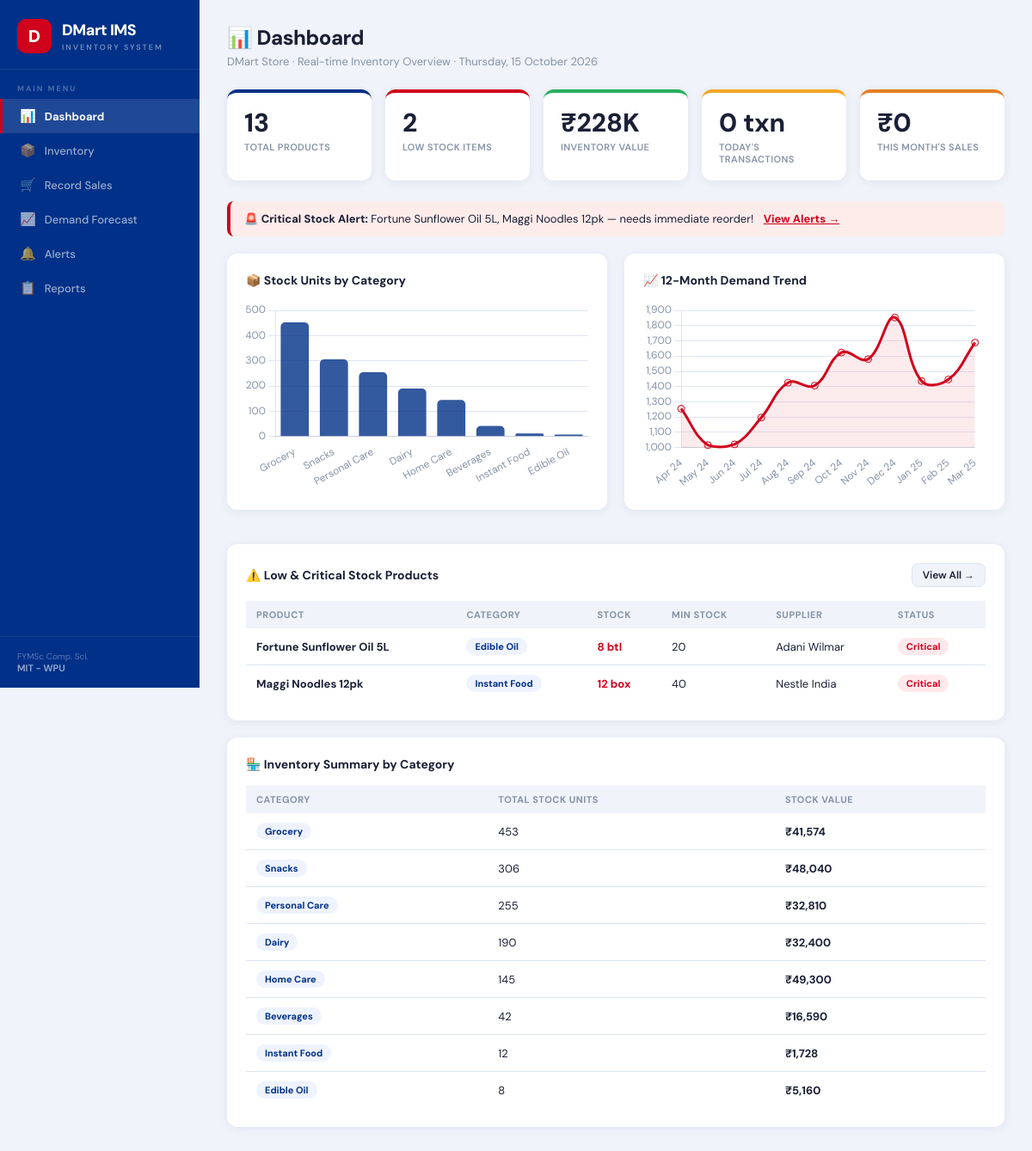
The page / on the database its author committed.
### models.py (models this page shows)
class Product(db.Model):
    __tablename__ = "products"
    id = db.Column(db.Integer, primary_key=True)
    name = db.Column(db.String(150), nullable=False)
    category = db.Column(db.String(50), nullable=False)
    price = db.Column(db.Numeric(10, 2), nullable=False)
    stock_quantity = db.Column(db.Integer, nullable=False, default=0)
    min_stock_level = db.Column(db.Integer, nullable=False, default=10)
    lead_time_days = db.Column(db.Integer, nullable=False, default=3)
    unit = db.Column(db.String(20), default="pkt")
    supplier_name = db.Column(db.String(200), nullable=True)
    created_at = db.Column(db.DateTime, default=datetime.now)
    sales = db.relationship("Sale", back_populates="product", lazy="dynamic")
    sales_histories = db.relationship("SalesHistory", back_populates="product", lazy="dynamic")
    @property
    def stock_status(self):
        if self.stock_quantity <= self.min_stock_level * 0.4:
            return "Critical"
        elif self.stock_quantity <= self.min_stock_level:
            return "Low"
        return "OK"
    @property
    def stock_value(self):
        return float(self.price) * self.stock_quantity

### routes/home.py (the view)
@home_bp.route("/")
def index():
    products = Product.query.all()
    today = date.today()
    month_start = today.replace(day=1)
    today_sales = (
        Sale.query
        .join(Sale.product)
        .filter(db.func.date(Sale.sale_date) == today)
        .all()
    )
    month_sales = (
        Sale.query
        .join(Sale.product)
        .filter(Sale.sale_date >= month_start)
        .all()
    )
    cat_map = defaultdict(lambda: {"total_stock": 0, "total_value": 0.0})
    for p in products:
        cat_map[p.category]["total_stock"] += p.stock_quantity
        cat_map[p.category]["total_value"] += p.stock_value
    category_stocks = sorted(
        [{"category": k, **v} for k, v in cat_map.items()],
        key=lambda x: -x["total_stock"],
    )
    first = products[0] if products else None
    top_history = []
    if first:
        top_history = (
            SalesHistory.query
            .filter_by(product_id=first.id)
            .order_by(SalesHistory.year, SalesHistory.month)
            .all()
        )
    low_stock = [p for p in products if p.stock_status != "OK"]
    critical = [p for p in products if p.stock_status == "Critical"]
    vm = {
        "total_products": len(products),
        "low_stock_count": len(low_stock),
        "critical_stock_count": len(critical),
        "total_inventory_value": sum(p.stock_value for p in products),
        "today_sales_value": sum(s.total_amount for s in today_sales),
        "today_transactions": len(today_sales),
        "month_sales_value": sum(s.total_amount for s in month_sales),
        "low_stock_products": low_stock,
        "category_stocks": category_stocks,
        "top_product_history": top_history,
        "now": datetime.now(),
    }
    return render_template("home/index.html", **vm)

### models.py (called while the page is built)
    @property
    def month_label(self):
        return datetime(self.year, self.month, 1).strftime("%b %y")

### templates/home/index.html
{% extends "shared/layout.html" %}
{% set title = "Dashboard" %}
{% set active_page = "home" %}
{% block content %}
<h1 class="page-title">📊 Dashboard</h1>
<p class="page-sub">DMart Store · Real-time Inventory Overview · {{ now.strftime('%A, %d %B %Y') }}</p>
<div class="kpi-row">
    <div class="kpi-card blue">
        <div class="kpi-value">{{ total_products }}</div>
        <div class="kpi-label">Total Products</div>
    </div>
    <div class="kpi-card red">
        <div class="kpi-value">{{ low_stock_count }}</div>
        <div class="kpi-label">Low Stock Items</div>
    </div>
    <div class="kpi-card green">
        <div class="kpi-value">₹{{ "%.0f"|format(total_inventory_value / 1000) }}K</div>
        <div class="kpi-label">Inventory Value</div>
    </div>
    <div class="kpi-card gold">
        <div class="kpi-value">{{ today_transactions }} txn</div>
        <div class="kpi-label">Today's Transactions</div>
    </div>
    <div class="kpi-card orange">
        <div class="kpi-value">₹{{ "{:,.0f}".format(month_sales_value) }}</div>
        <div class="kpi-label">This Month's Sales</div>
    </div>
</div>
{% if critical_stock_count > 0 %}
<div class="alert-banner alert-danger" style="margin-bottom:20px">
    🚨 <strong>Critical Stock Alert:</strong>
    {{ low_stock_products | selectattr('stock_status', 'eq', 'Critical') | map(attribute='name') | join(', ') }}
    — needs immediate reorder!
    <a href="{{ url_for('alerts.index') }}" style="color:var(--red);font-weight:700;margin-left:8px">View Alerts →</a>
</div>
{% endif %}
<div class="grid-2">
    <div class="card">
        <p class="card-title">📦 Stock Units by Category</p>
        <div class="chart-container">
            <canvas id="catChart"></canvas>
        </div>
    </div>
    <div class="card">
        <p class="card-title">📈 12-Month Demand Trend</p>
        <div class="chart-container">
            <canvas id="trendChart"></canvas>
        </div>
    </div>
</div>
<div class="card">
    <div style="display:flex;align-items:center;justify-content:space-between;margin-bottom:16px">
        <p class="card-title" style="margin-bottom:0">⚠️ Low & Critical Stock Products</p>
        <a href="{{ url_for('inventory.index') }}" class="btn btn-ghost btn-sm">View All →</a>
    </div>
    {% if not low_stock_products %}
        <div class="alert-banner alert-success">✅ All products are adequately stocked!</div>
    {% else %}
        <table class="data-table">
            <thead>
                <tr>
                    <th>Product</th><th>Category</th><th>Stock</th>
                    <th>Min Stock</th><th>Supplier</th><th>Status</th>
                </tr>
            </thead>
            <tbody>
                {% for p in low_stock_products %}
                <tr>
                    <td><strong>{{ p.name }}</strong></td>
                    <td><span class="badge badge-cat">{{ p.category }}</span></td>
                    <td><strong style="color:{{ 'var(--red)' if p.stock_status == 'Critical' else 'var(--orange)' }}">
                        {{ p.stock_quantity }} {{ p.unit }}</strong></td>
                    <td>{{ p.min_stock_level }}</td>
                    <td>{{ p.supplier_name or '—' }}</td>
                    <td>
                        <span class="badge {{ 'badge-critical' if p.stock_status == 'Critical' else 'badge-low' }}">
                            {{ p.stock_status }}
                        </span>
                    </td>
                </tr>
                {% endfor %}
            </tbody>
        </table>
    {% endif %}
</div>
<div class="card">
    <p class="card-title">🏪 Inventory Summary by Category</p>
    <table class="data-table">
        <thead><tr><th>Category</th><th>Total Stock Units</th><th>Stock Value</th></tr></thead>
        <tbody>
            {% for c in category_stocks %}
            <tr>
                <td><span class="badge badge-cat">{{ c.category }}</span></td>
                <td>{{ "{:,.0f}".format(c.total_stock) }}</td>
                <td><strong>₹{{ "{:,.0f}".format(c.total_value) }}</strong></td>
            </tr>
            {% endfor %}
        </tbody>
    </table>
</div>
{% endblock %}
{% block scripts %}
<script>
const catLabels = {{ category_stocks | map(attribute='category') | list | tojson }};
const catValues = {{ category_stocks | map(attribute='total_stock') | list | tojson }};
new Chart(document.getElementById('catChart'), {
    type: 'bar',
    data: {
        labels: catLabels,
        datasets: [{ label: 'Units in Stock', data: catValues, backgroundColor: '#003087cc', borderRadius: 5 }]
    },
    options: {
        responsive: true, maintainAspectRatio: false,
        plugins: { legend: { display: false } },
        scales: { y: { grid: { color: '#e0e6f0' } }, x: { grid: { display: false } } }
    }
});
const trendMonths = {{ top_product_history | map(attribute='month_label') | list | tojson }};
const trendValues = {{ top_product_history | map(attribute='units_sold') | list | tojson }};
new Chart(document.getElementById('trendChart'), {
    type: 'line',
    data: {
        labels: trendMonths,
        datasets: [{
            label: 'Units Sold', data: trendValues,
            borderColor: '#d0021b', backgroundColor: 'rgba(208,2,27,0.08)',
            fill: true, tension: 0.4, pointRadius: 4
        }]
    },
    options: {
        responsive: true, maintainAspectRatio: false,
        plugins: { legend: { display: false } },
        scales: { y: { grid: { color: '#e0e6f0' } }, x: { grid: { display: false } } }
    }
});
</script>
{% endblock %}

### templates/shared/layout.html (shortened to what this page needs)
<!DOCTYPE html>
<html lang="en">
<head>
    <link rel="stylesheet" href="{{ url_for('static', filename='css/site.css') }}" />
</head>
<body>
    <nav class="sidebar">
        <div class="sidebar-logo">
            <div class="logo-icon">D</div>
            <div>
                <div class="logo-title">DMart IMS</div>
                <div class="logo-sub">Inventory System</div>
            </div>
        </div>
        <div class="nav-section">
            <div class="nav-label">Main Menu</div>
            <a href="{{ url_for('home.index') }}" class="nav-item {{ 'active' if active_page == 'home' else '' }}">
                <span class="nav-icon">📊</span> Dashboard
            </a>
            <a href="{{ url_for('inventory.index') }}" class="nav-item {{ 'active' if active_page == 'inventory' else '' }}">
                <span class="nav-icon">📦</span> Inventory
            </a>
            <a href="{{ url_for('sales.index') }}" class="nav-item {{ 'active' if active_page == 'sales' else '' }}">
                <span class="nav-icon">🛒</span> Record Sales
            </a>
            <a href="{{ url_for('forecast.index') }}" class="nav-item {{ 'active' if active_page == 'forecast' else '' }}">
                <span class="nav-icon">📈</span> Demand Forecast
            </a>
            <a href="{{ url_for('alerts.index') }}" class="nav-item {{ 'active' if active_page == 'alerts' else '' }}">
                <span class="nav-icon">🔔</span> Alerts
            </a>
            <a href="{{ url_for('reports.index') }}" class="nav-item {{ 'active' if active_page == 'reports' else '' }}">
                <span class="nav-icon">📋</span> Reports
            </a>
        </div>
        <div class="sidebar-footer">
            <div style="font-size:10px;color:rgba(255,255,255,0.35)">FYMSc Comp. Sci.</div>
            <div style="font-size:11px;color:rgba(255,255,255,0.6);font-weight:600">MIT - WPU</div>
        </div>
    </nav>
    <main class="main-content">
        {% block content %}{% endblock %}
    </main>
    {% block scripts %}{% endblock %}
</body>
</html>

### static/css/site.css (style rules this page uses)
*, *::before, *::after { box-sizing: border-box; margin: 0; padding: 0; }
:root { --red: #d0021b; --blue: #003087; --lblue: #005cac; --gold: #f5a623; --green: #27ae60; --orange:#e67e22; --bg: #f0f3f9; --white: #ffffff; --gray: #8492a6; --dark: #1a1f36; --border:#dce4f0; --shadow: 0 2px 12px rgba(0,48,135,0.07); }
body { font-family: 'DM Sans', sans-serif; background: var(--bg); color: var(--dark); display: flex; min-height: 100vh; }
.sidebar { width: 232px; background: var(--blue); min-height: 100vh; position: fixed; top: 0; left: 0; display: flex; flex-direction: column; z-index: 200; }
.sidebar-logo { display: flex; align-items: center; gap: 12px; padding: 22px 20px 18px; border-bottom: 1px solid rgba(255,255,255,0.1); }
.logo-icon { background: var(--red); color: #fff; font-size: 20px; font-weight: 900; width: 40px; height: 40px; border-radius: 10px; display: flex; align-items: center; justify-content: center; flex-shrink: 0; }
.logo-title { color:#fff; font-size:18px; font-weight:800; letter-spacing:-0.5px; }
.logo-sub { color:rgba(255,255,255,0.45); font-size:9px; font-weight:600; letter-spacing:2px; text-transform:uppercase; margin-top:2px; }
.nav-section { padding: 16px 0 8px; flex: 1; }
.nav-label { color:rgba(255,255,255,0.3); font-size:9px; font-weight:700; letter-spacing:2px; text-transform:uppercase; padding:0 20px; margin-bottom:6px; }
.nav-item { display: flex; align-items: center; gap: 10px; padding: 10px 20px; color: rgba(255,255,255,0.6); font-size: 13px; font-weight: 500; text-decoration: none; border-left: 3px solid transparent; transition: all 0.15s; }
.nav-item.active { color:#fff; background: rgba(255,255,255,0.12); border-left-color: var(--red); font-weight:700; }
.nav-icon { font-size: 15px; }
.sidebar-footer { padding:16px 20px; border-top:1px solid rgba(255,255,255,0.08); }
.main-content { margin-left: 232px; flex: 1; padding: 28px 32px; min-height: 100vh; max-width: calc(100vw - 232px); }
.page-title { font-size:24px; font-weight:800; color:var(--dark); letter-spacing:-0.5px; margin-bottom:4px; }
.page-sub { font-size:13px; color:var(--gray); margin-bottom:24px; }
.kpi-row { display:flex; gap:16px; margin-bottom:24px; flex-wrap:wrap; }
.kpi-card { flex: 1 1 160px; background: var(--white); border-radius: 12px; padding: 18px 20px; box-shadow: var(--shadow); border-top: 4px solid var(--blue); }
.kpi-card.red { border-top-color: var(--red); }
.kpi-card.green { border-top-color: var(--green); }
.kpi-card.gold { border-top-color: var(--gold); }
.kpi-card.orange { border-top-color: var(--orange); }
.kpi-value { font-size:30px; font-weight:800; color:var(--dark); line-height:1.1; }
.kpi-label { font-size:11px; color:var(--gray); font-weight:600; letter-spacing:0.4px; margin-top:5px; text-transform:uppercase; }
.card { background: var(--white); border-radius: 12px; padding: 22px; box-shadow: var(--shadow); margin-bottom: 20px; }
.card-title { font-size:14px; font-weight:700; color:var(--dark); margin-bottom:16px; }
.grid-2 { display:grid; grid-template-columns:1fr 1fr; gap:20px; margin-bottom:20px; }
.data-table { width:100%; border-collapse:collapse; font-size:13px; }
.data-table th { text-align:left; padding:9px 12px; background:var(--bg); color:var(--gray); font-weight:700; font-size:11px; text-transform:uppercase; letter-spacing:0.5px; }
.data-table td { padding:11px 12px; border-bottom:1px solid var(--border); color:var(--dark); }
.data-table tr:last-child td { border-bottom:none; }
.badge { display:inline-block; padding:3px 10px; border-radius:20px; font-size:11px; font-weight:700; }
.badge-critical { background:#fde8eb; color:var(--red); }
.badge-cat { background:#eef3ff; color:var(--blue); }
.btn { display:inline-flex; align-items:center; gap:6px; padding:9px 18px; border-radius:8px; border:none; font-size:13px; font-weight:600; cursor:pointer; text-decoration:none; transition:opacity 0.15s; }
.btn-ghost { background:var(--bg); color:var(--dark); border:1px solid var(--border); }
.btn-sm { padding:5px 12px; font-size:12px; }
.alert-banner { padding:12px 16px; border-radius:8px; margin-bottom:10px; font-size:13px; }
.alert-danger { background:#fdecea; border-left:4px solid var(--red); }
.chart-container { position:relative; height:220px; }

### rows shown on the page
Product: name "Fortune Sunflower Oil 5L", category "Edible Oil", stock_quantity "8", unit "btl", min_stock_level "20", supplier_name "Adani Wilmar", stock_status "Critical", total_stock "8", total_value "5,160"
Product: name "Maggi Noodles 12pk", category "Instant Food", stock_quantity "12", unit "box", min_stock_level "40", supplier_name "Nestle India", stock_status "Critical", total_stock "12", total_value "1,728"
Product: category "Grocery", total_stock "453", total_value "41,574"
Product: category "Snacks", total_stock "306", total_value "48,040"
Product: category "Personal Care", total_stock "255", total_value "32,810"
Product: category "Dairy", total_stock "190", total_value "32,400"
Product: category "Home Care", total_stock "145", total_value "49,300"
Product: category "Beverages", total_stock "42", total_value "16,590"

### other values the page prints
{{ total_products }} "13"
{{ low_stock_count }} "2"
{{ "%.0f"|format(total_inventory_value / 1000) }} "228"
{{ today_transactions }} "0"
{{ "{:,.0f}".format(month_sales_value) }} "0"
chart data {{ category_stocks | map(attribute='category') | list | tojson }} ["Grocery", "Snacks", "Personal Care", "Dairy", "Home Care", "Beverages", "Instant Food", "Edible Oil"]
